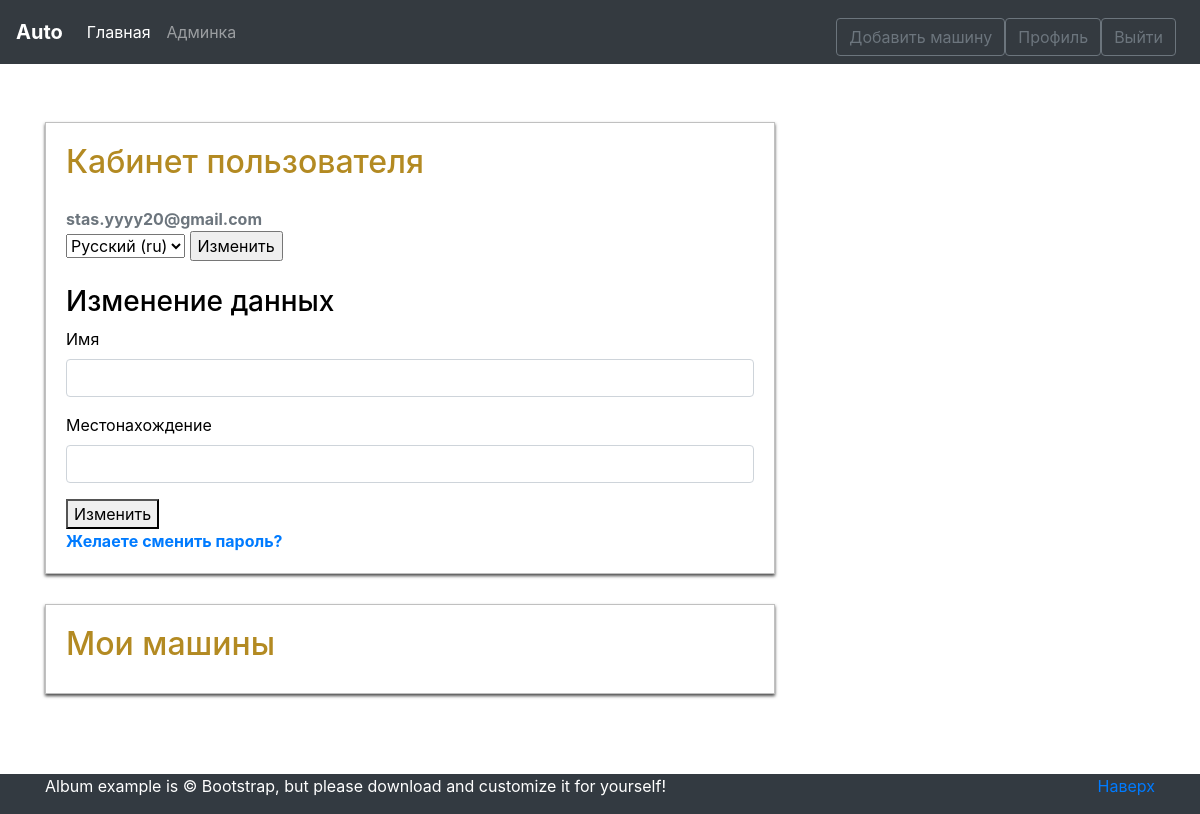
The app's page /profile/ (signed in), older data.
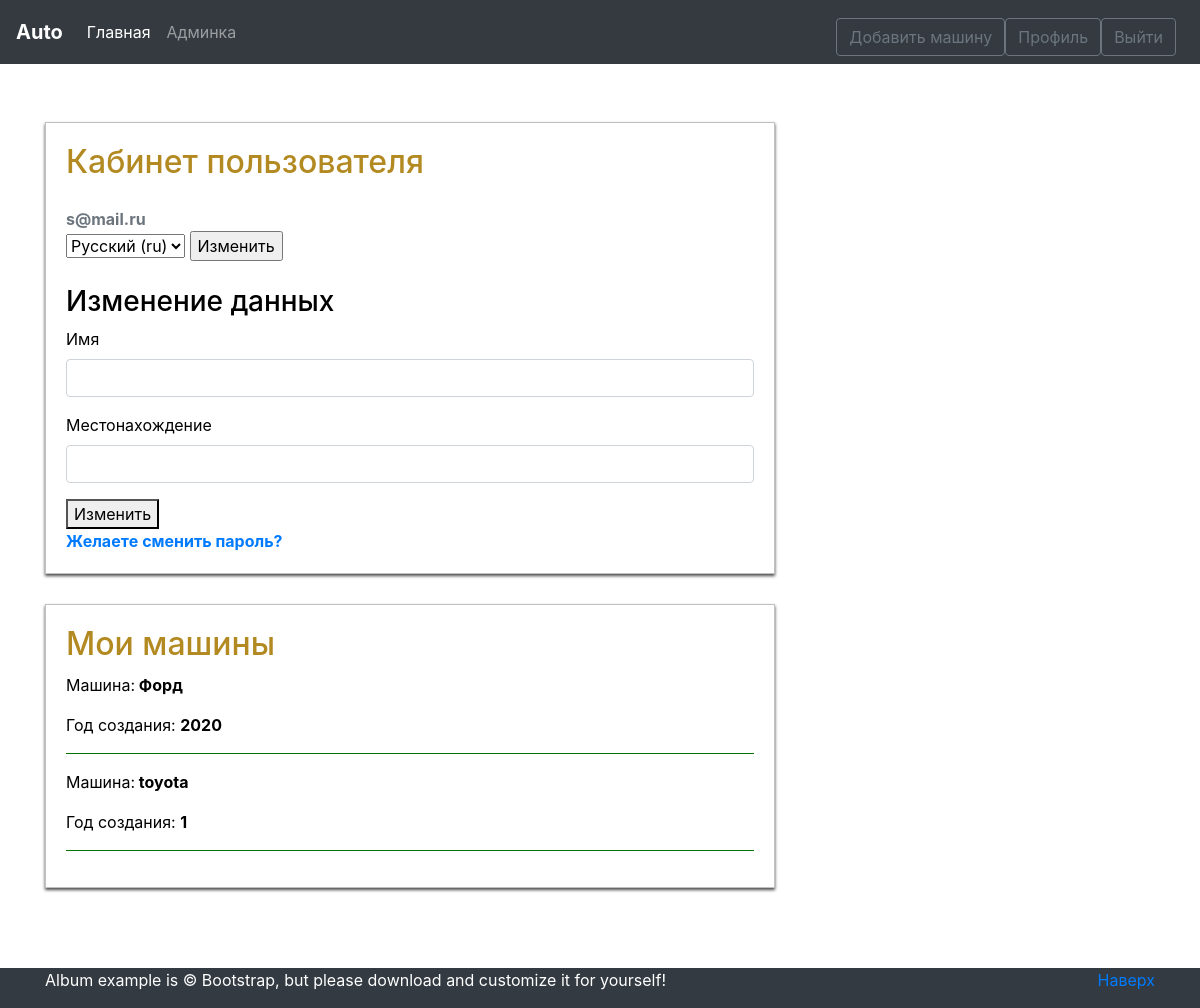
The same page, newer data.
### users/models.py (models this page shows, shortened)
class CustomUser(AbstractUser):
    username = None
    email = models.EmailField(_('email address'), unique=True)
    phone_number = PhoneNumberField(null=True, region='RU')
    USERNAME_FIELD = 'email'
    REQUIRED_FIELDS = []
    objects = CustomUserManager()

### cars/models.py (models this page shows, shortened)
class Cars(models.Model):  # Машины, которые будут размещать пользователи
    nameru = models.CharField(_('Русское название'), max_length=150)
    nameen = models.CharField(_('Английское название'), max_length=150)
    year_of_creation = models.PositiveIntegerField(_('Год создания'))
    date = models.DateTimeField(default=timezone.now)
    author = models.ForeignKey(default=1, to=settings.AUTH_USER_MODEL, on_delete=models.CASCADE,
                               verbose_name=_('Владелец'),related_name="car")
    class Meta:
        verbose_name_plural = 'Автомобили'
        verbose_name = 'Автомобиль'

### users/views.py (the view)
# urls.py: path(r'profile/', views.profile, name='profile'),
@login_required
def profile(request):
    if request.user.is_authenticated:
        cars = Cars.objects.filter(author=request.user)
        reservations = Reservations_cars.objects.filter(customer=request.user)
        if request.method == "POST":
            update_user = UserUpdateForm(request.POST, instance=request.user)
            if update_user.is_valid:
                update_user.save()
                messages.success(request, f'Данные успешно изменены.')
                return redirect('login')
        else:
            update_user = UserUpdateForm(instance=request.user)
        data = {
            'update_user': update_user,
            'reservations': reservations,
            'cars': cars
        }
        return render(request, 'users/profile.html', data)
    else:
        redirect('login')

### users/forms.py
class UserUpdateForm(forms.ModelForm):
    class Meta:
        model = Profile
        fields = ['first_name', 'location']

### templates/users/profile.html (shortened to what this page needs)
{% extends 'cars/base.html' %}
{% load i18n %}
{% load crispy_forms_tags %}
{% block main_section %}
 <div class="form-section">
   <h2>{% trans "Кабинет пользователя" %}</h2>
   <div class="media text-muted pt-3">
        <strong class="d-block text-gray-dark">{{ user.email}}</strong>
    </div>
          <form action="{% url 'set_language' %}" method="post">{% csrf_token %}
    <select name="language">
        {% get_current_language as LANGUAGE_CODE %}
        {% get_available_languages as LANGUAGES %}
        {% get_language_info_list for LANGUAGES as languages %}
        {% for language in languages %}
            <option value="{{ language.code }}"{% if language.code == LANGUAGE_CODE %} selected="selected"{% endif %}>
                {{ language.name_local }} ({{ language.code }})
            </option>
        {% endfor %}
    </select>
    <input type="submit" value="{% trans 'Change' %}" />
</form>
    <h3 class="mt-4">{% trans "Изменение данных" %}</h3>
    <form method="POST" enctype="multipart/form-data">
        {{ update_user|crispy }}
      <button type="submit" name="btn btn-outline-warning">
        {% trans "Изменить" %}
      </button>
    </form>
     <b><a href="{% url 'pass-reset' %}">{% trans "Желаетe сменить пароль?" %}</a></b>
 </div>
<div class="form-section">
   <h2>{% trans "Мои машины" %}</h2>
            {% get_current_language as LANGUAGE_CODE %}
    {% for car in cars%}
        {% if LANGUAGE_CODE == "en"%}
      <div class ="text">
        <p>{% trans "Машина" %}:<b> {{ car.nameen }}</b></p>
      </div>
      {%else%}
       <div class ="text">
        <p>{% trans "Машина" %}:<b> {{ car.nameru}}</b></p>
       </div>
    {%endif%}
    <p>  {% trans "Год создания" %}:
          <b>  {{car.year_of_creation}}</b></p>
    <hr>
      {% endfor %}
</div>
{% endblock main_section %}

Row changes from the older to the newer data that the page shows:
changed CustomUser: email "stas.yyyy20@gmail.com" → "s@mail.ru"
added Cars: nameru "Форд", year_of_creation "2020"
added Cars: nameru "toyota", year_of_creation "1"
